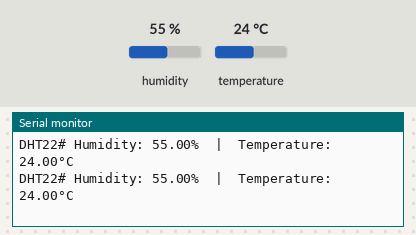
The sketch below on a simulated Arduino Uno, built with avr-gcc and run on an emulated ATmega328P. On the bench: the last lines printed to the serial monitor. Inputs (shaded band) come from the test bench; at power-on: humidity 55 %, temperature 24 °C.

Above: at 4.8 s.
4.9 s: humidity set to 22 %
At 7.1 s:
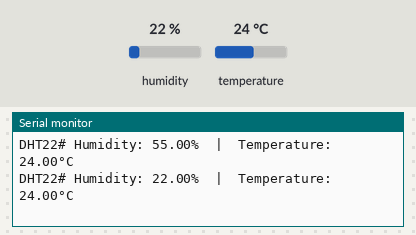
7.9 s: temperature set to 12 °C
At 8.8 s:
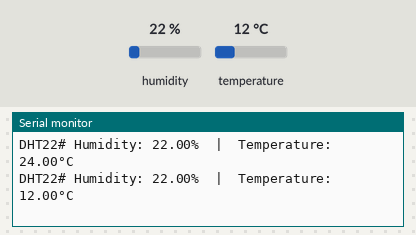
10.9 s: humidity set to 40 %
At 12.4 s:
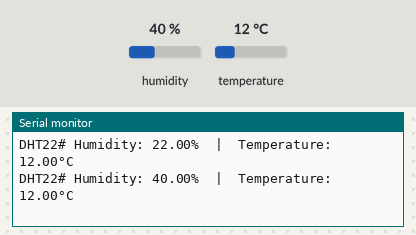
Timing chart, 0 to 13.9 s (numbered marks = the images above; inputs shaded):
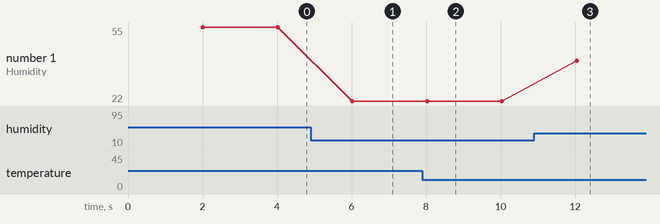

Measured:
- after the input at 4.9 s, the serial monitor: prints a new line after 1.1 s (image 1)
- after the input at 7.9 s, the serial monitor: prints a new line after 0.13 s (image 2)
- after the input at 10.9 s, the serial monitor: prints a new line after 1.1 s (image 3)
- plotted number 1: 22 → 40 after the input at 10.9 s

The sketch:

dht22_test.ino
```cpp
#include <DHT.h>
#define DHT22_PIN 2

DHT dht22(DHT22_PIN, DHT22);


void setup() {
  Serial.begin(115200);
  dht22.begin();
}

void loop() {
  delay(2000);

  float humi = dht22.readHumidity();
  float tempC = dht22.readTemperature();

  if (isnan(humi) || isnan(tempC)) {
    Serial.println("Failed to read from DHT22 Sensor!");
  } else {
    Serial.print("DHT22# Humidity: ");
    Serial.print(humi);
    Serial.print("%");

    Serial.print("  |  ");

    Serial.print("Temperature: ");
    Serial.print(tempC);
    Serial.println("°C");

  }
}
```
